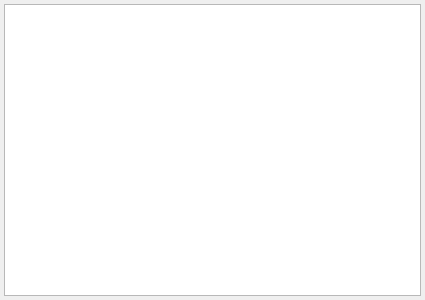
<?xml version="1.0" encoding="UTF-8"?>
<ui version="4.0">
 <class>AttachmentsList</class>
 <widget class="QWidget" name="AttachmentsList">
  <property name="geometry">
   <rect>
    <x>0</x>
    <y>0</y>
    <width>425</width>
    <height>300</height>
   </rect>
  </property>
  <property name="windowTitle">
   <string>Form</string>
  </property>
  <layout class="QHBoxLayout" name="horizontalLayout">
   <property name="leftMargin">
    <number>4</number>
   </property>
   <property name="topMargin">
    <number>4</number>
   </property>
   <property name="rightMargin">
    <number>4</number>
   </property>
   <property name="bottomMargin">
    <number>4</number>
   </property>
   <item>
    <widget class="QListView" name="mListView">
     <property name="contextMenuPolicy">
      <enum>Qt::CustomContextMenu</enum>
     </property>
     <property name="viewMode">
      <enum>QListView::IconMode</enum>
     </property>
    </widget>
   </item>
  </layout>
  <action name="mRenameAction">
   <property name="text">
    <string>Rename</string>
   </property>
   <property name="toolTip">
    <string>Rename</string>
   </property>
  </action>
  <action name="mDeleteAction">
   <property name="text">
    <string>Delete</string>
   </property>
  </action>
  <action name="mExportAction">
   <property name="text">
    <string>Export...</string>
   </property>
   <property name="toolTip">
    <string>Export</string>
   </property>
  </action>
  <action name="mImportAction">
   <property name="text">
    <string>Import new...</string>
   </property>
   <property name="toolTip">
    <string>Import</string>
   </property>
  </action>
 </widget>
 <resources/>
 <connections>
  <connection>
   <sender>mListView</sender>
   <signal>customContextMenuRequested(QPoint)</signal>
   <receiver>AttachmentsList</receiver>
   <slot>contextualMenu(QPoint)</slot>
   <hints>
    <hint type="sourcelabel">
     <x>212</x>
     <y>149</y>
    </hint>
    <hint type="destinationlabel">
     <x>212</x>
     <y>149</y>
    </hint>
   </hints>
  </connection>
  <connection>
   <sender>mImportAction</sender>
   <signal>triggered()</signal>
   <receiver>AttachmentsList</receiver>
   <slot>importFile()</slot>
   <hints>
    <hint type="sourcelabel">
     <x>-1</x>
     <y>-1</y>
    </hint>
    <hint type="destinationlabel">
     <x>212</x>
     <y>149</y>
    </hint>
   </hints>
  </connection>
  <connection>
   <sender>mExportAction</sender>
   <signal>triggered()</signal>
   <receiver>AttachmentsList</receiver>
   <slot>exportFile()</slot>
   <hints>
    <hint type="sourcelabel">
     <x>-1</x>
     <y>-1</y>
    </hint>
    <hint type="destinationlabel">
     <x>212</x>
     <y>149</y>
    </hint>
   </hints>
  </connection>
  <connection>
   <sender>mDeleteAction</sender>
   <signal>triggered()</signal>
   <receiver>AttachmentsList</receiver>
   <slot>deleteFile()</slot>
   <hints>
    <hint type="sourcelabel">
     <x>-1</x>
     <y>-1</y>
    </hint>
    <hint type="destinationlabel">
     <x>212</x>
     <y>149</y>
    </hint>
   </hints>
  </connection>
  <connection>
   <sender>mRenameAction</sender>
   <signal>triggered()</signal>
   <receiver>AttachmentsList</receiver>
   <slot>renameFile()</slot>
   <hints>
    <hint type="sourcelabel">
     <x>-1</x>
     <y>-1</y>
    </hint>
    <hint type="destinationlabel">
     <x>212</x>
     <y>149</y>
    </hint>
   </hints>
  </connection>
 </connections>
 <slots>
  <slot>contextualMenu(QPoint)</slot>
  <slot>importFile()</slot>
  <slot>exportFile()</slot>
  <slot>deleteFile()</slot>
  <slot>renameFile()</slot>
 </slots>
</ui>
